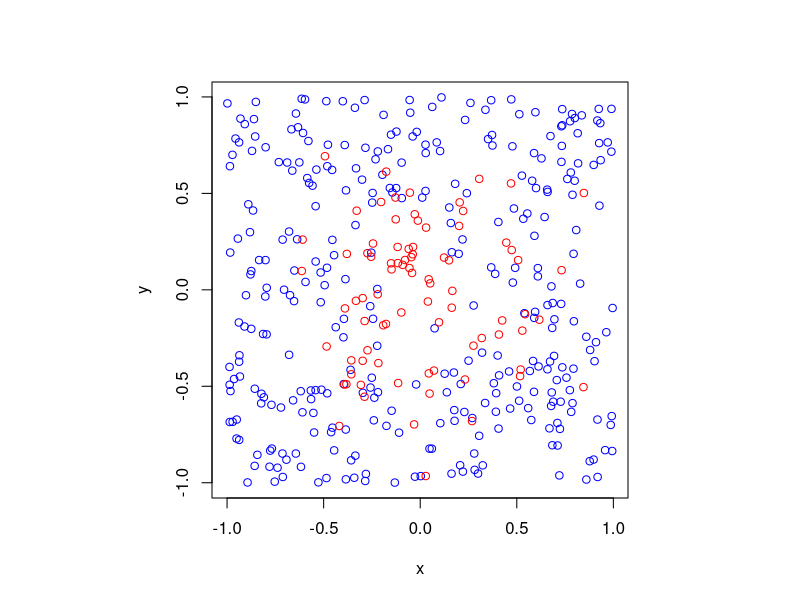

Write R code to recreate this figure.
#Simulate a Poisson point process on a rectangle
#Then thin the Poisson point process according to a (spatially *dependent*) 
#p-thinning 
#Author: H. Paul Keeler, 2019.

#Simulation window parameters
xMin=-1;xMax=1;
yMin=-1;yMax=1;
xDelta=xMax-xMin;yDelta=yMax-yMin; #rectangle dimensions
areaTotal=xDelta*yDelta;

#Point process parameters
lambda=100; #intensity (ie mean density) of the Poisson process

#Thinning probability parameters
sigma=0.5; #scale parameter for thinning probability function
#define thinning probability function
fun_p <- function(s,x,y) {
  exp(-(x^2 + y^2)/s^2);
}

#Simulate a Poisson point process
numbPoints=rpois(1,areaTotal*lambda);#Poisson number of points
xx=xDelta*runif(numbPoints)+xMin;#x coordinates of Poisson points
yy=xDelta*runif(numbPoints)+yMin;#y coordinates of Poisson points

#calculate spatially-dependent thinning probabilities
p=fun_p(sigma,xx,yy); 

#Generate Bernoulli variables (ie coin flips) for thinning
booleThinned=runif(numbPoints)<p; #points to be thinned
booleRetained=!booleThinned; #points to be retained

#x/y locations of thinned points
xxThinned=xx[booleThinned]; yyThinned=yy[booleThinned];
#x/y locations of retained points
xxRetained=xx[booleRetained]; yyRetained=yy[booleRetained];

#Plotting
par(pty="s")
plot(xxRetained,yyRetained,'p',xlab='x',ylab='y',col='blue'); #plot retained points
points(xxThinned,yyThinned,col='red'); #plot thinned points